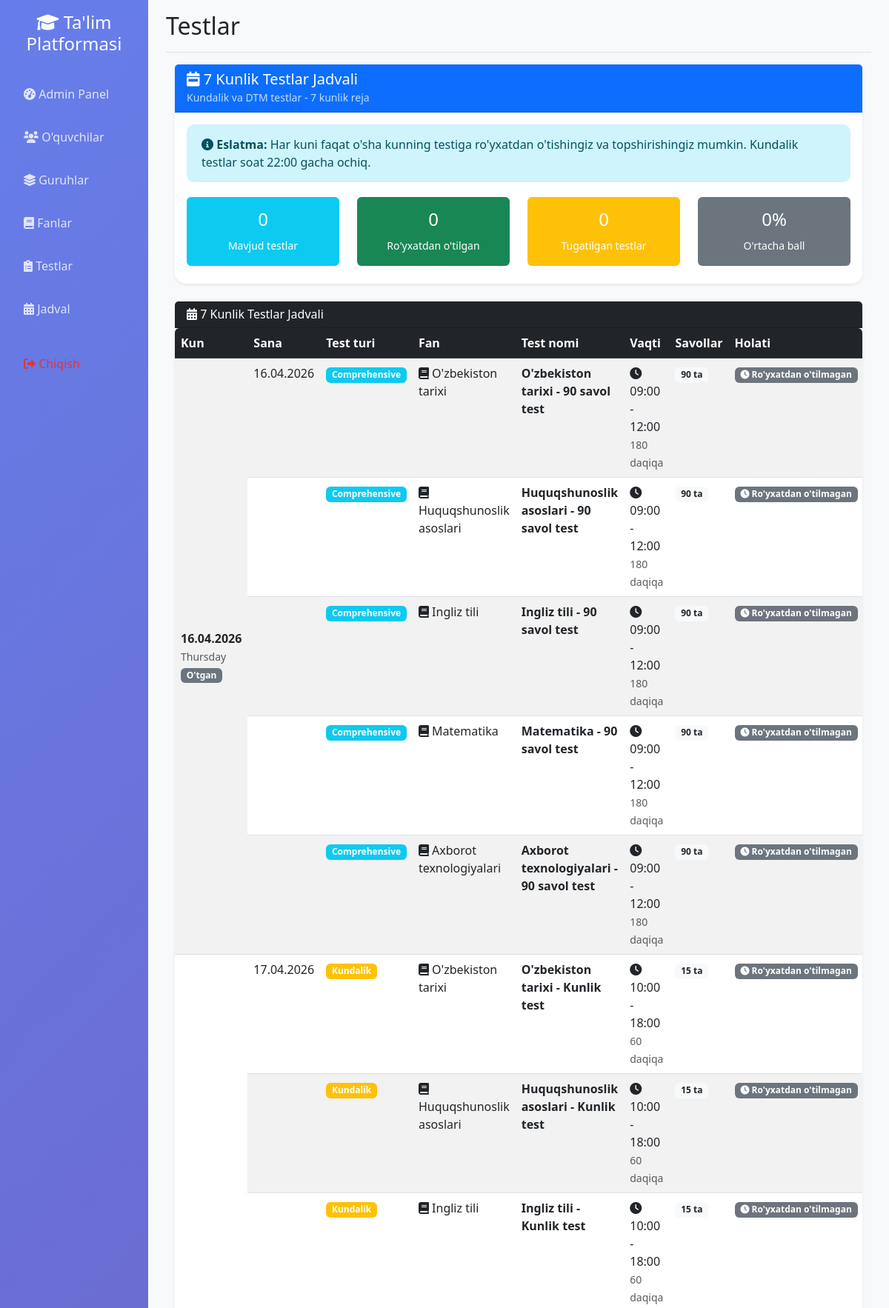
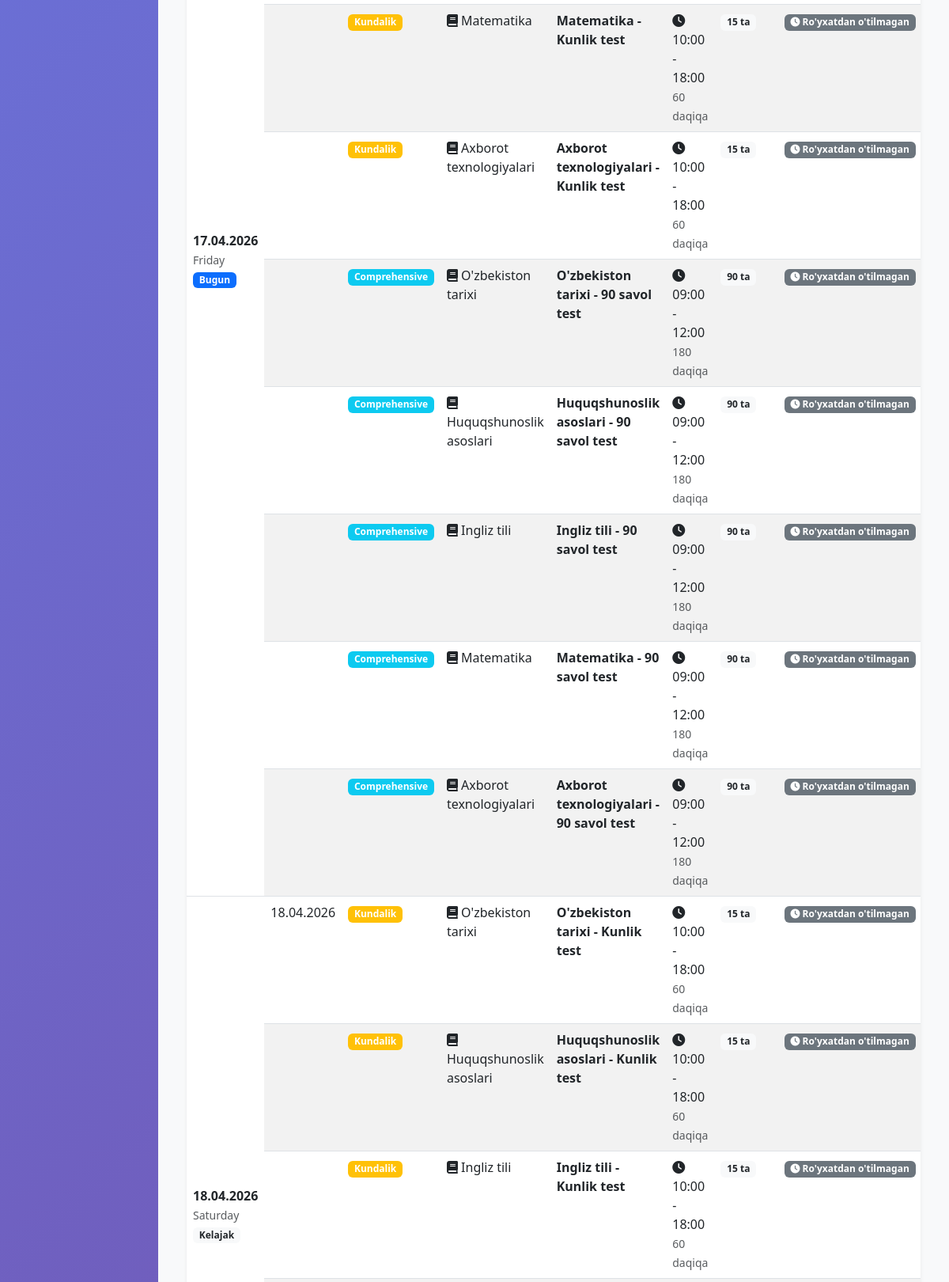
Screenshot of /tests (signed in, upper part) with the database file from the repository (2 pictures, top to bottom).
### app.py (models this page shows)
class Test(db.Model):
    __tablename__ = 'test'
    id = db.Column(db.Integer, primary_key=True)
    title = db.Column(db.String(200), nullable=False)
    subject_id = db.Column(db.Integer, db.ForeignKey('subject.id'), nullable=True)
    test_type = db.Column(db.String(20), nullable=False)  # 'daily', 'dtm', 'comprehensive'
    test_date = db.Column(db.Date, nullable=False)
    start_time = db.Column(db.Time, nullable=False)
    end_time = db.Column(db.Time, nullable=False)
    duration_minutes = db.Column(db.Integer, default=60)
    is_active = db.Column(db.Boolean, default=True)
    questions = db.relationship('Question', backref='test', lazy=True, cascade='all, delete-orphan')
    registrations = db.relationship('TestRegistration', backref='test', lazy=True, cascade='all, delete-orphan')
    results = db.relationship('TestResult', backref='test', lazy=True, cascade='all, delete-orphan')

class Subject(db.Model):
    __tablename__ = 'subject'
    id = db.Column(db.Integer, primary_key=True)
    name = db.Column(db.String(100), unique=True, nullable=False, index=True)
    description = db.Column(db.Text)
    topics = db.relationship('Topic', backref='subject', lazy=True, cascade='all, delete-orphan')
    tests = db.relationship('Test', backref='subject', lazy=True, cascade='all, delete-orphan')
    schedules = db.relationship('Schedule', backref='subject', lazy=True, cascade='all, delete-orphan')

### app.py (the view)
@app.route('/tests')
def tests():
    if not session.get('logged_in', False):
        return redirect(url_for('login'))
    subjects_count = Subject.query.count()
    if subjects_count > 0:
        create_test_schedule()
    today = datetime.now().date()
    week_start = today - timedelta(days=today.weekday())
    week_end = week_start + timedelta(days=6)
    weekly_tests = Test.query.filter(
        Test.test_date >= week_start,
        Test.test_date <= week_end
    ).order_by(Test.test_date).all()
    user_registrations = {reg.test_id: reg for reg in TestRegistration.query.filter_by(user_id=session['user_id']).all()}
    user_results = {result.test_id: result for result in TestResult.query.filter_by(user_id=session['user_id']).all()}
    schedule_data = {}
    for test in weekly_tests:
        date_str = test.test_date.strftime('%d.%m.%Y')
        day_name = test.test_date.strftime('%A')
        if date_str not in schedule_data:
            schedule_data[date_str] = {
                'date': test.test_date,
                'day_name': day_name,
                'tests': []
            }
        now = datetime.now()
        test_start = datetime.combine(test.test_date, test.start_time)
        test_end = datetime.combine(test.test_date, test.end_time)
        is_available = test_start <= now <= test_end
        is_registered = test.id in user_registrations
        has_result = test.id in user_results
        schedule_data[date_str]['tests'].append({
            'test': test,
            'is_available': is_available,
            'is_registered': is_registered,
            'has_result': has_result,
            'registration': user_registrations.get(test.id),
            'result': user_results.get(test.id)
        })
    sorted_dates = sorted(schedule_data.keys())
    user = User.query.get(session['user_id'])
    return render_template('tests_clean.html',
                         schedule_data=schedule_data,
                         sorted_dates=sorted_dates,
                         user_registrations=user_registrations,
                         user_results=user_results,
                         today=today,
                         subjects_count=subjects_count,
                         user=user)

### app.py (called while the page is built, shortened)
@app.context_processor
def inject_user():
    class CurrentUser:
        def __init__(self):
            self.is_authenticated = session.get('logged_in', False)
            self.is_admin = session.get('is_admin', False)
            self.is_group_leader = session.get('is_group_leader', False)
            self.username = session.get('username', '')
            self.id = session.get('user_id', None)
    return dict(current_user=CurrentUser(), datetime=datetime)

def create_test_schedule():
    try:
        from datetime import datetime, timedelta
        today = datetime.now().date()
        week_start = today - timedelta(days=today.weekday())
        existing_tests = Test.query.filter(
            Test.test_date >= week_start,
            Test.test_date <= week_start + timedelta(days=6)
        ).count()
    except Exception as e:
        app.logger.error(f"Error creating test schedule: {e}")
        db.session.rollback()

### templates/tests_clean.html (shortened to what this page needs)
{% extends "base.html" %}
{% block page_title %}Testlar{% endblock %}
{% block content %}
<div class="container-fluid">
    <div class="row mb-4">
        <div class="col-12">
            <div class="card">
                <div class="card-header bg-primary text-white">
                    <h5 class="mb-0">
                        <i class="fas fa-calendar-week"></i> 7 Kunlik Testlar Jadvali
                    </h5>
                    <small class="opacity-75">Kundalik va DTM testlar - 7 kunlik reja</small>
                </div>
                <div class="card-body">
                    <div class="alert alert-info">
                        <i class="fas fa-info-circle"></i>
                        <strong>Eslatma:</strong> Har kuni faqat o'sha kunning testiga ro'yxatdan o'tishingiz va topshirishingiz mumkin. Kundalik testlar soat 22:00 gacha ochiq.
                    </div>
                    <div class="row">
                        <div class="col-md-3">
                            <div class="text-center">
                                <div class="bg-info text-white rounded p-3 mb-2">
                                    <h4 id="available-count">0</h4>
                                    <small>Mavjud testlar</small>
                                </div>
                            </div>
                        </div>
                        <div class="col-md-3">
                            <div class="text-center">
                                <div class="bg-success text-white rounded p-3 mb-2">
                                    <h4 id="registered-count">0</h4>
                                    <small>Ro'yxatdan o'tilgan</small>
                                </div>
                            </div>
                        </div>
                        <div class="col-md-3">
                            <div class="text-center">
                                <div class="bg-warning text-white rounded p-3 mb-2">
                                    <h4 id="completed-count">0</h4>
                                    <small>Tugatilgan testlar</small>
                                </div>
                            </div>
                        </div>
                        <div class="col-md-3">
                            <div class="text-center">
                                <div class="bg-secondary text-white rounded p-3 mb-2">
                                    <h4 id="average-score">0%</h4>
                                    <small>O'rtacha ball</small>
                                </div>
                            </div>
                        </div>
                    </div>
                </div>
            </div>
        </div>
    </div>
    <div class="row">
        <div class="col-12">
            <div class="card">
                <div class="card-header bg-dark text-white">
                    <h6 class="mb-0">
                        <i class="fas fa-calendar-alt"></i> 7 Kunlik Testlar Jadvali
                    </h6>
                </div>
                <div class="card-body p-0">
                    <div class="table-responsive">
                        <table class="table table-striped table-hover mb-0">
                            <thead class="table-dark">
                                <tr>
                                    <th>Kun</th>
                                    <th>Sana</th>
                                    <th>Test turi</th>
                                    <th>Fan</th>
                                    <th>Test nomi</th>
                                    <th>Vaqti</th>
                                    <th>Savollar</th>
                                    <th>Holati</th>
                                </tr>
                            </thead>
                            <tbody id="tests-table-body">
                                {% for date_str in sorted_dates %}
                                    {% set date_data = schedule_data[date_str] %}
                                    {% set test_count = date_data.tests|length %}
                                    {% if test_count > 0 %}
                                        {% for test_data in date_data.tests %}
                                            {% if test_data.test.test_type not in ['ai_generated', 'comprehensive_ai'] %}
                                        <tr id="test-row-{{ test_data.test.id }}" class="test-row">
                                            {% if loop.first %}
                                            <td rowspan="{{ date_data.tests|length - date_data.tests|selectattr('test.test_type', 'in', ['ai_generated', 'comprehensive_ai'])|list|length }}" class="align-middle">
                                                <strong>{{ date_str }}</strong>
                                                <br>
                                                <small class="text-muted">{{ date_data.day_name }}</small>
                                                {% if date_data.date == today %}
                                                <br>
                                                <span class="badge bg-primary">Bugun</span>
                                                {% elif date_data.date < today %}
                                                <br>
                                                <span class="badge bg-secondary">O'tgan</span>
                                                {% else %}
                                                <br>
                                                <span class="badge bg-light text-dark">Kelajak</span>
                                                {% endif %}
                                            </td>
                                            {% endif %}
                                            <td>
                                                {% if loop.first %}
                                                {{ date_str }}
                                                {% endif %}
                                            </td>
                                            <td>
                                                {% if test_data.test.test_type == 'dtm' %}
                                                    <span class="badge bg-danger">DTM Test</span>
                                                {% elif test_data.test.test_type == 'daily' %}
                                                    <span class="badge bg-warning">Kundalik</span>
                                                {% elif test_data.test.test_type == 'practice' %}
                                                    <span class="badge bg-success">Mashq</span>
                                                {% else %}
                                                    <span class="badge bg-info">{{ test_data.test.test_type|title }}</span>
                                                {% endif %}
                                            </td>
                                            <td>
                                                <i class="fas fa-book"></i> {{ test_data.test.subject.name if test_data.test.subject else 'Fan yo\'q' }}
                                            </td>
                                            <td>
                                                <strong>{{ test_data.test.title }}</strong>
                                            </td>
                                            <td>
                                                <i class="fas fa-clock"></i> {{ test_data.test.start_time.strftime('%H:%M') }} - {{ test_data.test.end_time.strftime('%H:%M') }}
                                                <br>
                                                <small class="text-muted">{{ test_data.test.duration_minutes }} daqiqa</small>
                                            </td>
                                            <td>
                                                <span class="badge bg-light text-dark">{{ test_data.test.questions|length if test_data.test.questions else 0 }} ta</span>
                                            </td>
                                            <td>
                                                <div id="status-{{ test_data.test.id }}">
                                                    {% if test_data.has_result %}
                                                        <span class="badge bg-success">
                                                            <i class="fas fa-check"></i> Topshirilgan
                                                        </span>
                                                        <br>
                                                        <small class="text-muted">
                                                            {{ test_data.result.score }}/{{ test_data.result.total_questions }}
                                                            ({{ "%.1f"|format(test_data.result.percentage) }}%)
                                                        </small>
                                                    {% elif test_data.is_registered %}
                                                        <span class="badge bg-info">
                                                            <i class="fas fa-registered"></i> Ro'yxatdan o'tilgan
                                                        </span>
                                                    {% else %}
                                                        <span class="badge bg-secondary">
                                                            <i class="fas fa-clock"></i> Ro'yxatdan o'tilmagan
                                                        </span>
                                                    {% endif %}
                                                </div>
                                            </td>
                                        </tr>
                                            {% endif %}
                                        {% endfor %}
                                    {% endif %}
                                {% endfor %}
                            </tbody>
                        </table>
                    </div>
                </div>
            </div>
        </div>
    </div>
</div>
{% endblock %}

### static/css/enhanced_ui.css (style rules this page uses)
.card-enhanced { border: none; box-shadow: 0 10px 30px rgba(0, 0, 0, 0.1); transition: all 0.3s ease; }
.alert-enhanced { border: none; border-radius: 10px; padding: 15px 20px; margin-bottom: 20px; animation: slideInDown 0.5s ease; }

### templates/base.html (style rules this page uses)
.card { border: none; border-radius: 15px; box-shadow: 0 0 20px rgba(0,0,0,0.1); transition: transform 0.3s; }

### templates/tests_clean.html (style rules this page uses)
.test-row { transition: all 0.3s ease; }
.table-dark th { border-top: none; font-weight: 600; }
.badge { font-size: 0.75em; }
.text-muted { font-size: 0.875em; }
.table-responsive { border-radius: 0.375rem; }
.card { box-shadow: 0 0.125rem 0.25rem rgba(0, 0, 0, 0.075); }
.align-middle { vertical-align: middle; }

### rows the page displays
Test: test.test_type "Comprehensive", test "O'zbekiston tarixi - 90 savol test", test.start_time "09:00", test.end_time "12:00", test.duration_minutes "180"
Subject: test.subject "O'zbekiston tarixi" "O'zbekiston tarixi" "O'zbekiston tarixi" "O'zbekiston tarixi"
Test: test.test_type "Comprehensive", test "Huquqshunoslik asoslari - 90 savol test", test.start_time "09:00", test.end_time "12:00", test.duration_minutes "180"
Subject: test.subject "Huquqshunoslik asoslari" "Huquqshunoslik asoslari" "Huquqshunoslik asoslari" "Huquqshunoslik asoslari"
Test: test.test_type "Comprehensive", test "Ingliz tili - 90 savol test", test.start_time "09:00", test.end_time "12:00", test.duration_minutes "180"
Subject: test.subject "Ingliz tili" "Ingliz tili" "Ingliz tili" "Ingliz tili"
Test: test.test_type "Comprehensive", test "Matematika - 90 savol test", test.start_time "09:00", test.end_time "12:00", test.duration_minutes "180"
Subject: test.subject "Matematika" "Matematika" "Matematika"
Test: test.test_type "Comprehensive", test "Axborot texnologiyalari - 90 savol test", test.start_time "09:00", test.end_time "12:00", test.duration_minutes "180"
Subject: test.subject "Axborot texnologiyalari" "Axborot texnologiyalari" "Axborot texnologiyalari"
Test: test "O'zbekiston tarixi - Kunlik test", test.start_time "10:00", test.end_time "18:00", test.duration_minutes "60"
Test: test "Huquqshunoslik asoslari - Kunlik test", test.start_time "10:00", test.end_time "18:00", test.duration_minutes "60"
Test: test "Ingliz tili - Kunlik test", test.start_time "10:00", test.end_time "18:00", test.duration_minutes "60"
Test: test "Matematika - Kunlik test", test.start_time "10:00", test.end_time "18:00", test.duration_minutes "60"
Test: test "Axborot texnologiyalari - Kunlik test", test.start_time "10:00", test.end_time "18:00", test.duration_minutes "60"
Test: test.test_type "Comprehensive", test "O'zbekiston tarixi - 90 savol test", test.start_time "09:00", test.end_time "12:00", test.duration_minutes "180"
Test: test.test_type "Comprehensive", test "Huquqshunoslik asoslari - 90 savol test", test.start_time "09:00", test.end_time "12:00", test.duration_minutes "180"
Test: test.test_type "Comprehensive", test "Ingliz tili - 90 savol test", test.start_time "09:00", test.end_time "12:00", test.duration_minutes "180"
Test: test.test_type "Comprehensive", test "Matematika - 90 savol test", test.start_time "09:00", test.end_time "12:00", test.duration_minutes "180"
Test: test.test_type "Comprehensive", test "Axborot texnologiyalari - 90 savol test", test.start_time "09:00", test.end_time "12:00", test.duration_minutes "180"
Test: test "O'zbekiston tarixi - Kunlik test", test.start_time "10:00", test.end_time "18:00", test.duration_minutes "60"
Test: test "Huquqshunoslik asoslari - Kunlik test", test.start_time "10:00", test.end_time "18:00", test.duration_minutes "60"
Test: test "Ingliz tili - Kunlik test", test.start_time "10:00", test.end_time "18:00", test.duration_minutes "60"

### other values shown
{{ date_str }} "16.04.2026" "17.04.2026" "18.04.2026"
{{ date_data.day_name }} "Thursday" "Friday" "Saturday"
{{ test_data.test.questions|length if test_data.test.questions else 0 }} "90" "90" "90" "90" "90" "15" "15" "15" "15" "15" "90" "90" "90" "90" "90" "15" "15" "15"
